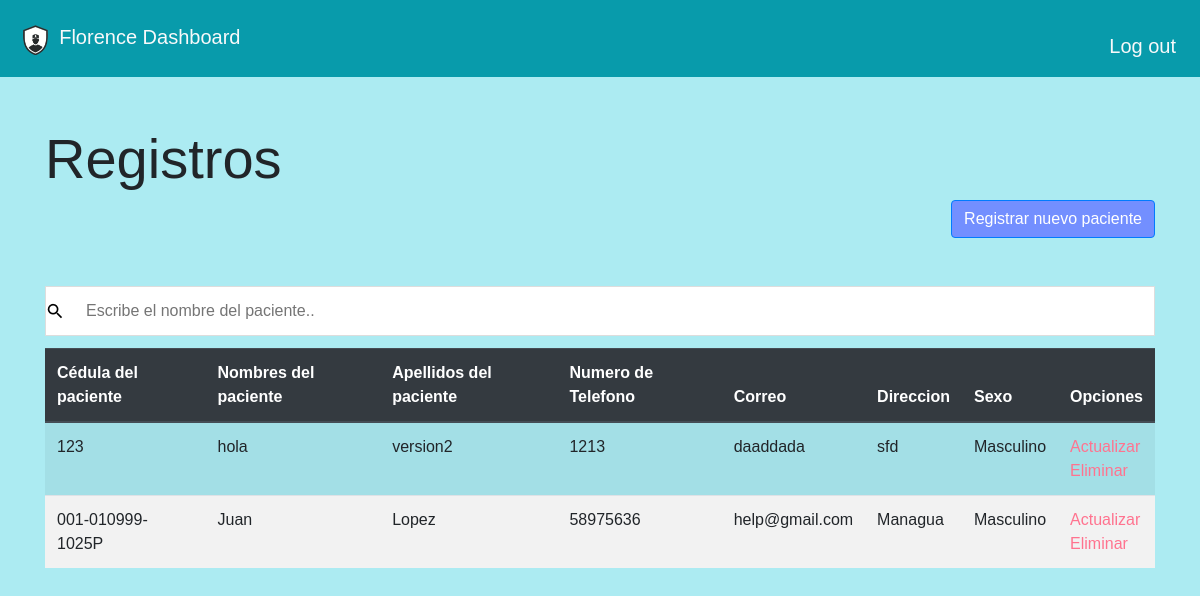
Page / (signed in) on the earlier database version.
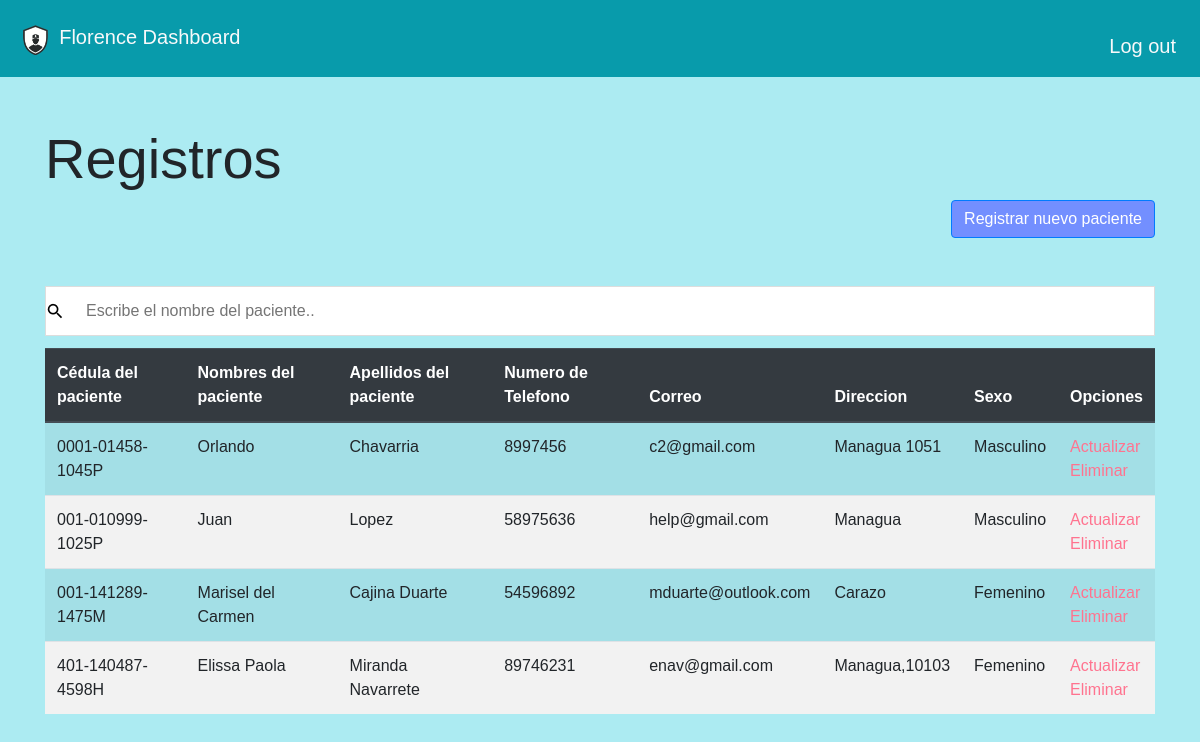
Same page on the later database version.
### tables this page shows
CREATE TABLE "pacientes" (
  "id" INTEGER PRIMARY KEY AUTOINCREMENT,
  "nombres" text NOT NULL,
  "apellidos" text NOT NULL,
  "correo" text NOT NULL,
  "telefono" text NOT NULL,
  "direccion" text NOT NULL,
  "sexo" text NOT NULL,
  "cedula" TEXT
);

### app.py (the view)
@app.route("/", methods=["GET", "POST"])
@login_required
def index():
    if request.method == "POST":
        rows=db.execute("select * from pacientes")
        return redirect("/",rows=rows)
    else:
        rows=db.execute("select * from pacientes")
        return render_template("dashboard.html",rows=rows)

### app.py (called while the page is built)
@app.after_request
def after_request(response):
    response.headers["Cache-Control"] = "no-cache, no-store, must-revalidate"
    response.headers["Expires"] = 0
    response.headers["Pragma"] = "no-cache"
    return response

### helpers.py (called while the page is built)
def login_required(f):
    @wraps(f)
    def decorated_function(*args, **kwargs):
        if session.get("user_id") is None:
            return redirect("/login")
        return f(*args, **kwargs)
    return decorated_function

### templates/dashboard.html (shortened to what this page needs)
{% extends "layout.html" %}
{% block main %}
<div class="container">
<h1 class="display display-4">Registros</h1>
<div class='text-right'>
    <a href='/rpacientes' class='btn btn-primary' style="background-color: #738FFF;">Registrar nuevo paciente</a>
  </div>
</div>
<br>
<br>
<div class="container">
<input type="text" id="myInput" onkeyup="myFunction()" placeholder="Escribe el nombre del paciente.." title="Type in a name"  style="background: url(&quot;static/p.png&quot;) left center no-repeat rgb(255, 255, 255);"/>
<table class="table table-striped" id="myTable">
    <thead class="thead-dark">
        <tr>
            <th scope="col">Cédula del paciente</th>
            <th scope="col">Nombres del paciente</th>
            <th scope="col">Apellidos del paciente</th>
            <th scope="col">Numero de Telefono</th>
            <th scope="col">Correo</th>
            <th scope="col">Direccion</th>
            <th scope="col">Sexo</th>
            <th scope="col">Opciones</th>
        </tr>
    </thead>
        {%for rows in rows%}
        <tr>
            <td scope="row">{{rows.cedula}}</td>
            <td>{{rows.nombres}}</td>
            <td>{{rows.apellidos}}</td>
            <td>{{rows.telefono}}</td>
            <td>{{rows.correo}}</td>
            <td>{{rows.direccion}}</td>
            <td>{{rows.sexo}}</td>
            <td><a style="text-decoration:none ;color:#FF738F" href='/mpacientes/{{rows.id}}'>Actualizar</a><br><a style="text-decoration:none ;color:#FF738F" href='/eliminarPaciente/{{rows.id}}'>Eliminar</a></td>
        </tr>
        {%endfor%}
    </table>
</div>
{% endblock %}

### templates/layout.html (shortened to what this page needs)
<!DOCTYPE html>
<html lang="en">
<head>
    <link rel="stylesheet" href="https://stackpath.bootstrapcdn.com/bootstrap/4.3.1/css/bootstrap.min.css"
>
        <link rel="stylesheet" href="/static/indexLa.css">
</head>
<body>
<nav id="nav-b" class="navbar navbar-expand-lg navbar-dark cabecera  ">
        <a class="navbar-brand text-light" href="/">
            <span >
                <img  height="31px" src="static/iconoH.png" alt="">
                Florence Dashboard
            </span>
        </a>
        <div class="collapse navbar-collapse" id="navbarNavAltMarkup">
            <div class="navbar-nav  ml-auto">
                 {% if session.user_id %}
                 <a class="nav-item nav-link text-light" href="/logout">Log out</a>
                  {% else %}
                   <a class="nav-item nav-link active text-light" href="/login">Log In</a>
                    <a class="nav-item nav-link active text-light" href="/register">Register</a>
                    {% endif %}
            </div>
        </div>
    </nav>
<br><br>
{% block main %}
{% endblock %}
</body>
</html>

### static/indexLa.css (style rules this page uses)
.nav-item { margin-top: 15px; font-size: 20px; }
#nav-b { background-color: #089BAB; }

### templates/layout.html (style rules this page uses)
html { background-color: #ACEBF2; }
body { font-family: "Poppins", sans-serif; height: 100vh; background-color: #ACEBF2; }
#myInput { background: url(&quot;images/googbg.png&quot;) left center no-repeat rgb(255, 255, 255); background-image: url('static/css/p.png'); background-position: 10px 10px; background-repeat: no-repeat; width: 100%; font-size: 16px; padding: 12px 20px 12px 40px; border: 1px solid #ddd; margin-bottom: 12px; }
table { border-collapse: collapse; width: 100%; }
th, td { text-align: left; padding: 8px; }
tr:nth-child(even) { background-color: #f2f2f2; }

Differences in the rows shown:
changed pacientes: cedula "123" → "0001-01458-1045P"; nombres "hola" → "Orlando"; apellidos "version2" → "Chavarria"; telefono "1213" → "8997456"; correo "daaddada" → "c2@gmail.com"; direccion "sfd" → "Managua 1051"
added pacientes: cedula "001-141289-1475M", nombres "Marisel del Carmen", apellidos "Cajina Duarte", telefono "54596892", correo "mduarte@outlook.com", direccion "Carazo", sexo "Femenino"
added pacientes: cedula "401-140487-4598H", nombres "Elissa Paola", apellidos "Miranda Navarrete", telefono "89746231", correo "enav@gmail.com", direccion "Managua,10103", sexo "Femenino"
